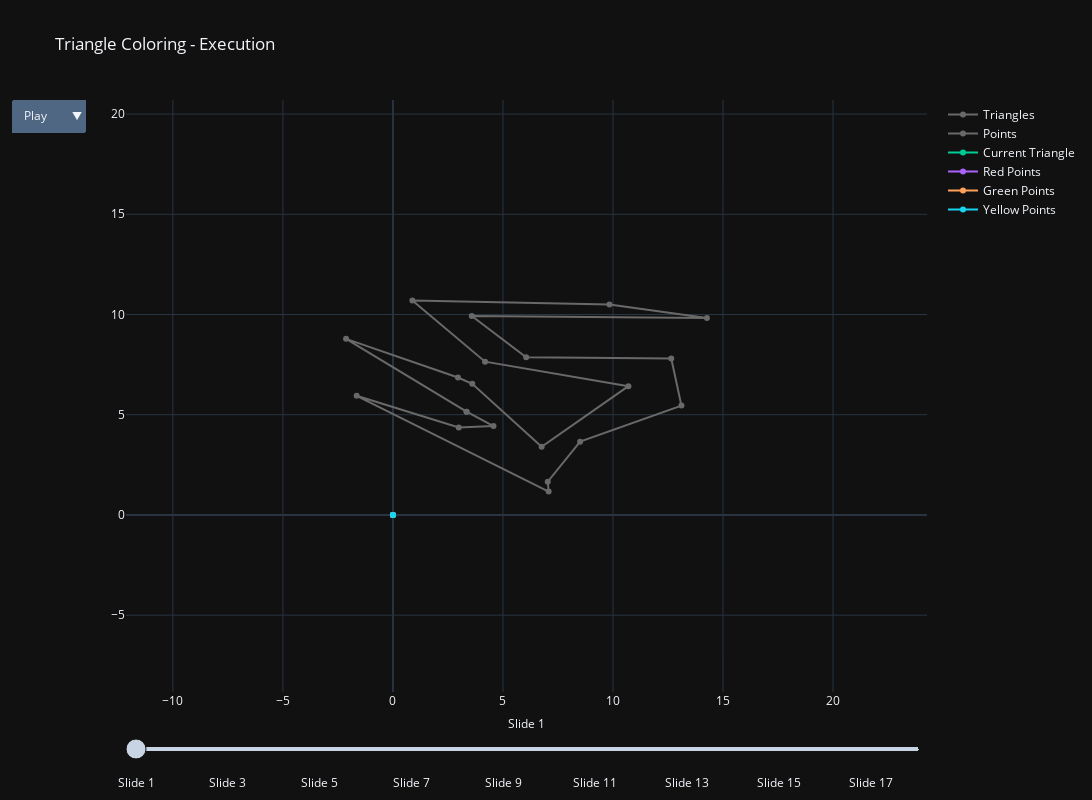

The notebook cell this image was saved under:
### Code cell
"""
Animação interativa do processo da 3-coloração do polígono. 
"""

labels_colors = {
    1: 'crimson',
    2: 'chartreuse',
    3: 'goldenrod',
    4: 'slategrey'
}

frames = []
n_frames = 0
previous_colors = {}
triangles_plot_x = [[]]
triangles_plot_y = [[]]
points_color_1_x = [[]]
points_color_1_y = [[]]
points_color_2_x = [[]]
points_color_2_y = [[]]
points_color_3_x = [[]]
points_color_3_y = [[]]

def add_coloring_frame(idx):
    global n_frames
    local_frames = []
    triangle = triangles[idx]
    x, y, z = triangle
    i, j, k = triangles_index[idx]

    current_color_x = labels_colors[colors[i]]
    current_color_y = labels_colors[colors[j]]
    current_color_z = labels_colors[colors[k]]

    previous_colors[tuple(x)] = current_color_x
    previous_colors[tuple(y)] = current_color_y
    previous_colors[tuple(z)] = current_color_z

    # salve as cores dos pontos nos vetores apropriados
    if (current_color_x == labels_colors[1]):
        points_color_1_x.append([x[0]])
        points_color_1_y.append([x[1]])
    elif (current_color_x == labels_colors[2]):
        points_color_2_x.append([x[0]])
        points_color_2_y.append([x[1]])
    else:
        points_color_3_x.append([x[0]])
        points_color_3_y.append([x[1]])
                                
    if (current_color_y == labels_colors[1]):
        points_color_1_x.append([y[0]])
        points_color_1_y.append([y[1]])
    elif (current_color_y == labels_colors[2]):
        points_color_2_x.append([y[0]])
        points_color_2_y.append([y[1]])
    else:
        points_color_3_x.append([y[0]])
        points_color_3_y.append([y[1]])
                                
    if (current_color_z == labels_colors[1]):
        points_color_1_x.append([z[0]])
        points_color_1_y.append([z[1]])
    elif (current_color_z == labels_colors[2]):
        points_color_2_x.append([z[0]])
        points_color_2_y.append([z[1]])
    else:
        points_color_3_x.append([z[0]])
        points_color_3_y.append([z[1]])
           

    local_frames.append(
        go.Frame(data=[
            go.Scatter(
                x=np.concatenate(triangles_plot_x).tolist(),
                y=np.concatenate(triangles_plot_y).tolist(),
                name="Triangles",
                fillcolor="rgba(192,192,192,1)",
                fill="toself",
            ),
            go.Scatter(
                x=[point[0] for point in coordinates] + [coordinates[0][0]],
                y=[point[1] for point in coordinates] + [coordinates[0][1]],
                name="Points",
                mode="lines+markers",
                line=dict(color="rgba(105, 105, 105, 1)"),
            ),
            go.Scatter(
                x=[x[0], y[0], z[0], x[0]],
                y=[x[1], y[1], z[1], x[1]],
                fill="toself",
                name="Current Triangle",
                mode="lines+markers",
                line=dict(color="rgba(0, 255, 0, 1)"),
                fillcolor="rgba(0, 255, 0, 0.5)"
            ),
            go.Scatter(
                x=np.concatenate(points_color_1_x).tolist(),
                y=np.concatenate(points_color_1_y).tolist(),
                mode='markers',
                marker=dict(color=labels_colors[1]),
                name="Red Points"
            ),
            go.Scatter(
                x=np.concatenate(points_color_2_x).tolist(),
                y=np.concatenate(points_color_2_y).tolist(),
                mode='markers',
                marker=dict(color=labels_colors[2]),
                name="Green Points"
            ),
            go.Scatter(
                x=np.concatenate(points_color_3_x).tolist(),
                y=np.concatenate(points_color_3_y).tolist(),
                mode='markers',
                marker=dict(color=labels_colors[3]),
                name="Yellow Points"
            )
        ],
        name=f"frame_{n_frames}")
    )
    n_frames += 1
    
    triangles_plot_x.append([p[0] for p in triangle] + [triangle[0][0]] + [None])
    triangles_plot_y.append([p[1] for p in triangle] + [triangle[0][1]] + [None])
    return local_frames

for idx, _ in enumerate(triangles):
    f = (add_coloring_frame(idx))
    frames += f

fig = go.Figure(
    data=[
        go.Scatter(
            x=[0, 0], y=[0, 0], 
            name="Triangles",
            line=dict(color="rgba(105, 105, 105, 1)")
        ),
        go.Scatter(
            x=[point[0] for point in coordinates] + [coordinates[0][0]],
            y=[point[1] for point in coordinates] + [coordinates[0][1]],
            name="Points",
            mode="lines+markers",
            line=dict(color="rgba(105, 105, 105, 1)"),
        ),
        go.Scatter(x=[0, 0], y=[0, 0], name="Current Triangle"),
        go.Scatter(x=[0, 0], y=[0, 0], name="Red Points"),
        go.Scatter(x=[0, 0], y=[0, 0], name="Green Points"),
        go.Scatter(x=[0, 0], y=[0, 0], name="Yellow Points"),
    ],
    layout=go.Layout(
        xaxis=dict(range=[min([p[0] for t in triangles for p in t])-10, max([p[0] for t in triangles for p in t])+10], autorange=False),
        yaxis=dict(range=[min([p[1] for t in triangles for p in t])-10, max([p[1] for t in triangles for p in t])+10], autorange=False),
        title="Triangle Coloring - Execution",
        updatemenus=[dict(
            buttons=[
                dict(
                    args=[None, {"frame": {"duration": 1000, "redraw": True}, "fromcurrent": True}],
                    label="Play",
                    method="animate"
                ),
                dict(
                    args=[[None], {"frame": {"duration": 0, "redraw": False}, "mode": "immediate", "transition": {"duration": 0}}],
                    label="Pause",
                    method="animate"
                ),
                dict(
                    label="Slow",
                    method="animate",
                    args=[None, dict(frame=dict(duration=500, redraw=True), fromcurrent=True, transition=dict(duration=0))]
                )
            ],
        )]
    ),
    frames=frames,
)

# Adicionar sliders
sliders = [dict(steps=[dict(method='animate',
                             args=[[f'frame_{k}'],
                                   dict(mode='immediate',
                                        frame=dict(duration=2000, redraw=True),
                                        transition=dict(duration=0))
                                  ],
                             label=f'Slide {k+1}'
                            ) for k in range(len(frames))],
               active=0,
               transition=dict(duration=0),
               currentvalue=dict(font=dict(size=12),
                                 visible=True,
                                 xanchor='center'
                                ),
               len=1.0)
          ]

fig.update_layout(width=1200, height=800, sliders=sliders, template="plotly_dark")
fig.write_html("jnd.html", full_html=False, include_plotlyjs='cdn')

# Exibir a figura
fig.show()

### Figure 1 — Plotly figure (JSON) as saved in the notebook; plotly's stock layout.template omitted (floating-point values rounded to 4 significant figures)
{"data": [{"line": {"color": "rgba(105, 105, 105, 1)"}, "name": "Triangles", "type": "scatter", "x": [0, 0], "y": [0, 0]}, {"line": {"color": "rgba(105, 105, 105, 1)"}, "mode": "lines+markers", "name": "Points", "type": "scatter", "x": [3.345, 4.57, 2.991, -1.649, 7.076, 7.034, 8.507, 13.11, 12.65, 6.055, 3.582, 14.27, 9.838, 0.8828, 4.186, 10.7, 6.758, 3.605, 2.955, -2.131, 3.345], "y": [5.152, 4.434, 4.359, 5.945, 1.166, 1.657, 3.655, 5.455, 7.803, 7.866, 9.926, 9.826, 10.5, 10.7, 7.648, 6.424, 3.402, 6.543, 6.858, 8.785, 5.152]}, {"name": "Current Triangle", "type": "scatter", "x": [0, 0], "y": [0, 0]}, {"name": "Red Points", "type": "scatter", "x": [0, 0], "y": [0, 0]}, {"name": "Green Points", "type": "scatter", "x": [0, 0], "y": [0, 0]}, {"name": "Yellow Points", "type": "scatter", "x": [0, 0], "y": [0, 0]}], "layout": {"height": 800, "sliders": [{"active": 0, "currentvalue": {"font": {"size": 12}, "visible": true, "xanchor": "center"}, "len": 1, "steps": [{"args": [["frame_0"], {"frame": {"duration": 2000, "redraw": true}, "mode": "immediate", "transition": {"duration": 0}}], "label": "Slide 1", "method": "animate"}, {"args": [["frame_1"], {"frame": {"duration": 2000, "redraw": true}, "mode": "immediate", "transition": {"duration": 0}}], "label": "Slide 2", "method": "animate"}, {"args": [["frame_2"], {"frame": {"duration": 2000, "redraw": true}, "mode": "immediate", "transition": {"duration": 0}}], "label": "Slide 3", "method": "animate"}, {"args": [["frame_3"], {"frame": {"duration": 2000, "redraw": true}, "mode": "immediate", "transition": {"duration": 0}}], "label": "Slide 4", "method": "animate"}, {"args": [["frame_4"], {"frame": {"duration": 2000, "redraw": true}, "mode": "immediate", "transition": {"duration": 0}}], "label": "Slide 5", "method": "animate"}, {"args": [["frame_5"], {"frame": {"duration": 2000, "redraw": true}, "mode": "immediate", "transition": {"duration": 0}}], "label": "Slide 6", "method": "animate"}, {"args": [["frame_6"], {"frame": {"duration": 2000, "redraw": true}, "mode": "immediate", "transition": {"duration": 0}}], "label": "Slide 7", "method": "animate"}, {"args": [["frame_7"], {"frame": {"duration": 2000, "redraw": true}, "mode": "immediate", "transition": {"duration": 0}}], "label": "Slide 8", "method": "animate"}, {"args": [["frame_8"], {"frame": {"duration": 2000, "redraw": true}, "mode": "immediate", "transition": {"duration": 0}}], "label": "Slide 9", "method": "animate"}, {"args": [["frame_9"], {"frame": {"duration": 2000, "redraw": true}, "mode": "immediate", "transition": {"duration": 0}}], "label": "Slide 10", "method": "animate"}, {"args": [["frame_10"], {"frame": {"duration": 2000, "redraw": true}, "mode": "immediate", "transition": {"duration": 0}}], "label": "Slide 11", "method": "animate"}, {"args": [["frame_11"], {"frame": {"duration": 2000, "redraw": true}, "mode": "immediate", "transition": {"duration": 0}}], "label": "Slide 12", "method": "animate"}, {"args": [["frame_12"], {"frame": {"duration": 2000, "redraw": true}, "mode": "immediate", "transition": {"duration": 0}}], "label": "Slide 13", "method": "animate"}, {"args": [["frame_13"], {"frame": {"duration": 2000, "redraw": true}, "mode": "immediate", "transition": {"duration": 0}}], "label": "Slide 14", "method": "animate"}, {"args": [["frame_14"], {"frame": {"duration": 2000, "redraw": true}, "mode": "immediate", "transition": {"duration": 0}}], "label": "Slide 15", "method": "animate"}, {"args": [["frame_15"], {"frame": {"duration": 2000, "redraw": true}, "mode": "immediate", "transition": {"duration": 0}}], "label": "Slide 16", "method": "animate"}, {"args": [["frame_16"], {"frame": {"duration": 2000, "redraw": true}, "mode": "immediate", "transition": {"duration": 0}}], "label": "Slide 17", "method": "animate"}, {"args": [["frame_17"], {"frame": {"duration": 2000, "redraw": true}, "mode": "immediate", "transition": {"duration": 0}}], "label": "Slide 18", "method": "animate"}], "transition": {"duration": 0}}], "title": {"text": "Triangle Coloring - Execution"}, "updatemenus": [{"buttons": [{"args": [null, {"frame": {"duration": 1000, "redraw": true}, "fromcurrent": true}], "label": "Play", "method": "animate"}, {"args": [[null], {"frame": {"duration": 0, "redraw": false}, "mode": "immediate", "transition": {"duration": 0}}], "label": "Pause", "method": "animate"}, {"args": [null, {"frame": {"duration": 500, "redraw": true}, "fromcurrent": true, "transition": {"duration": 0}}], "label": "Slow", "method": "animate"}]}], "width": 1200, "xaxis": {"autorange": false, "range": [-12.13, 24.27]}, "yaxis": {"autorange": false, "range": [-8.834, 20.7]}}}
